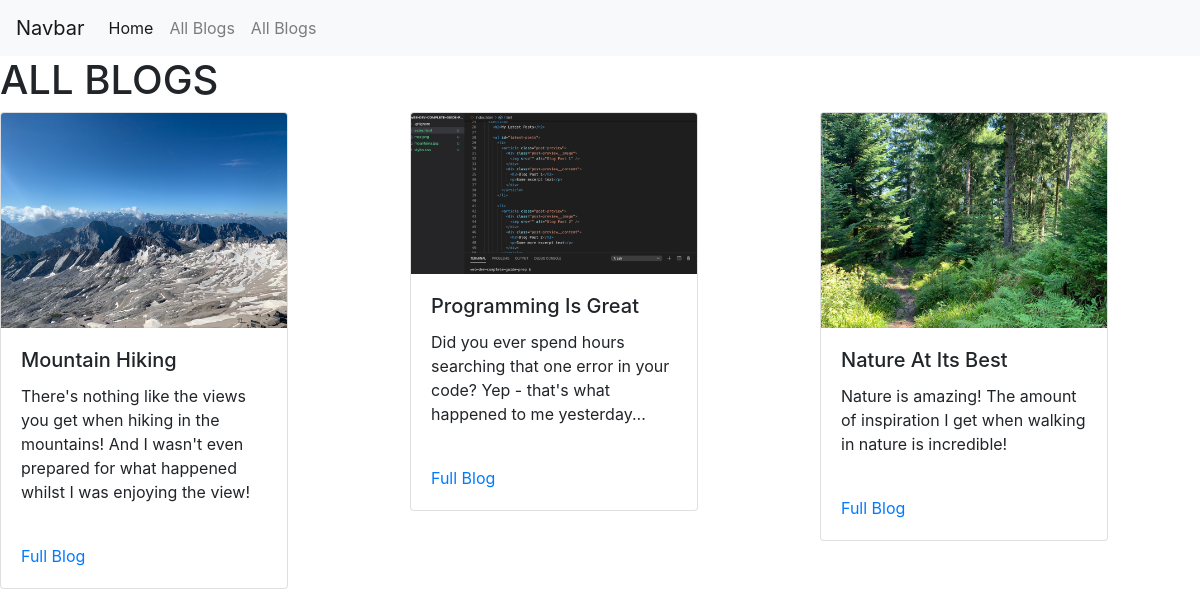
Screenshot of /blogs with the database file from the repository.
### blog/models.py (models this page shows, shortened)
class Blog(models.Model):
    title =models.CharField(max_length=100)
    excerpt=models.TextField(max_length=500)
    image=models.ImageField(upload_to='Blogs',null=True)
    author=models.ForeignKey(Author,on_delete=models.SET_NULL,related_name='blogs',null=True)
    date=models.DateField(auto_now=True)
    slug=models.SlugField(unique=True,db_index=True)
    tags=models.ManyToManyField(Tag,related_name='blogs')
    content=models.TextField(validators=[MinLengthValidator(10)])

### blog/views.py (the view)
# urls.py: path('blogs',views.all_blogs.as_view(),name='allblogs'),
class all_blogs(ListView):
     model=Blog
     template_name='blog/all_blogs.html'
     context_object_name='blogs'

### blog/templates/blog/all_blogs.html (shortened to what this page needs)
{% extends 'base.html' %}
{% load static%}
{% block body%}
<section id="nav_bar">
    <nav class="navbar navbar-expand-lg navbar-light bg-light">
        <a class="navbar-brand" href="#">Navbar</a>
        <div class="collapse navbar-collapse" id="navbarNav">
          <ul class="navbar-nav">
            <li class="nav-item active">
              <a class="nav-link" href="{% url 'index'%}">Home <span class="sr-only">(current)</span></a>
            </li>
            <li class="nav-item">
              <a class="nav-link" href="{% url 'allblogs'%}">All Blogs</a>
            </li>
            <li class="nav-item">
              <a class="nav-link" href="{% url 'read-later'%}">All Blogs</a>
            </li>
          </ul>
        </div>
      </nav>
<h1>ALL BLOGS</h1>
 <div class="row">
 {% for blog in blogs%}
 <div class="col-4">
    <div class="card" style="width: 18rem;">
        <img class="card-img-top" src="{{ blog.image.url }}" alt="Card image cap">
        <div class="card-body">
          <h5 class="card-title">{{blog.title}}</h5>
          <p class="card-text">{{blog.excerpt}}</p>
        </div>
        <div class="card-body">
          <a href='{% url 'blog_detail' blog.slug %}' class="card-link">Full Blog</a>
        </div>
      </div>
 </div>
 {% endfor %}
</div>
</section>
{%endblock%}

### templates/base.html (shortened to what this page needs)
<!DOCTYPE html>
<html lang="en">
<head>
    <link rel="stylesheet" href="https://cdn.jsdelivr.net/npm/bootstrap@4.0.0/dist/css/bootstrap.min.css">
    {% load bootstrap5 %}
</head>
<body>
    {% block body %}
    {% endblock %}
</body>
</html>

### rows the page displays
Blog: image (picture), title "Mountain Hiking", excerpt "There's nothing like the views you get when hiking in the mountains! And I wasn't even prepared for what happened whilst I was enjoying the view!"
Blog: image (picture), title "Programming Is Great", excerpt "Did you ever spend hours searching that one error in your code? Yep - that's what happened to me yesterday..."
Blog: image (picture), title "Nature At Its Best", excerpt "Nature is amazing! The amount of inspiration I get when walking in nature is incredible!"
